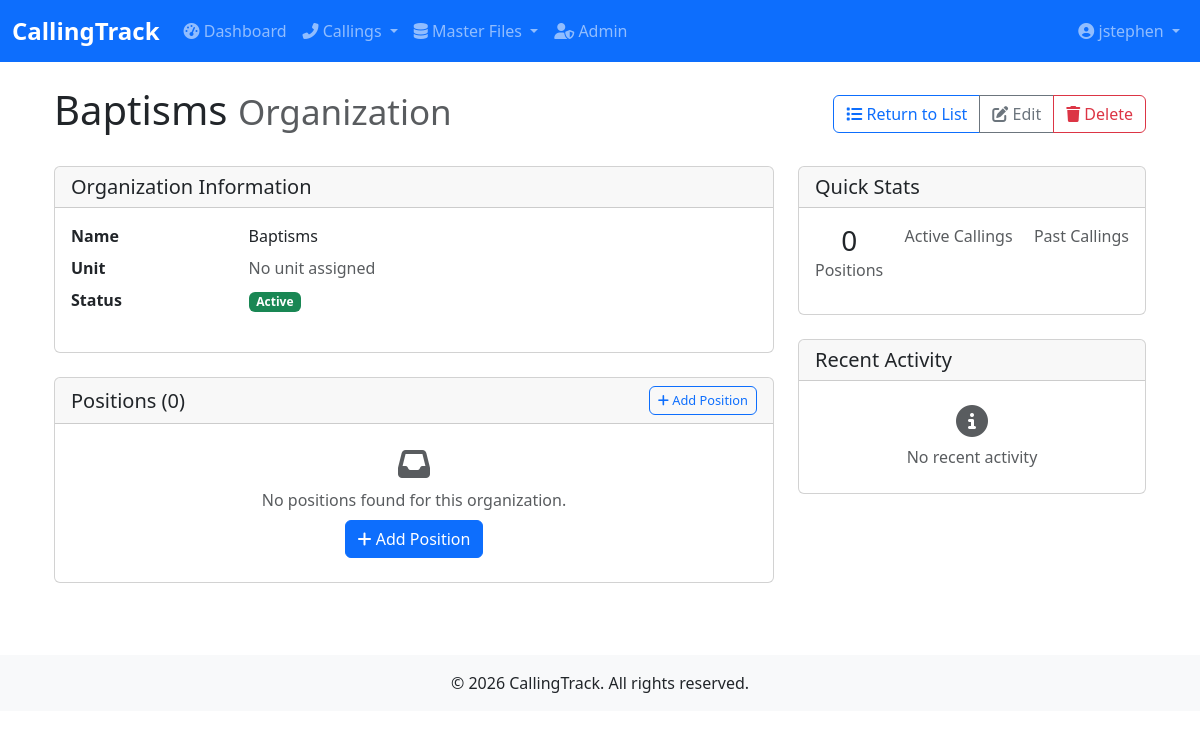
/callings/organizations/9/ (signed in), run on an earlier commit of the app's database.
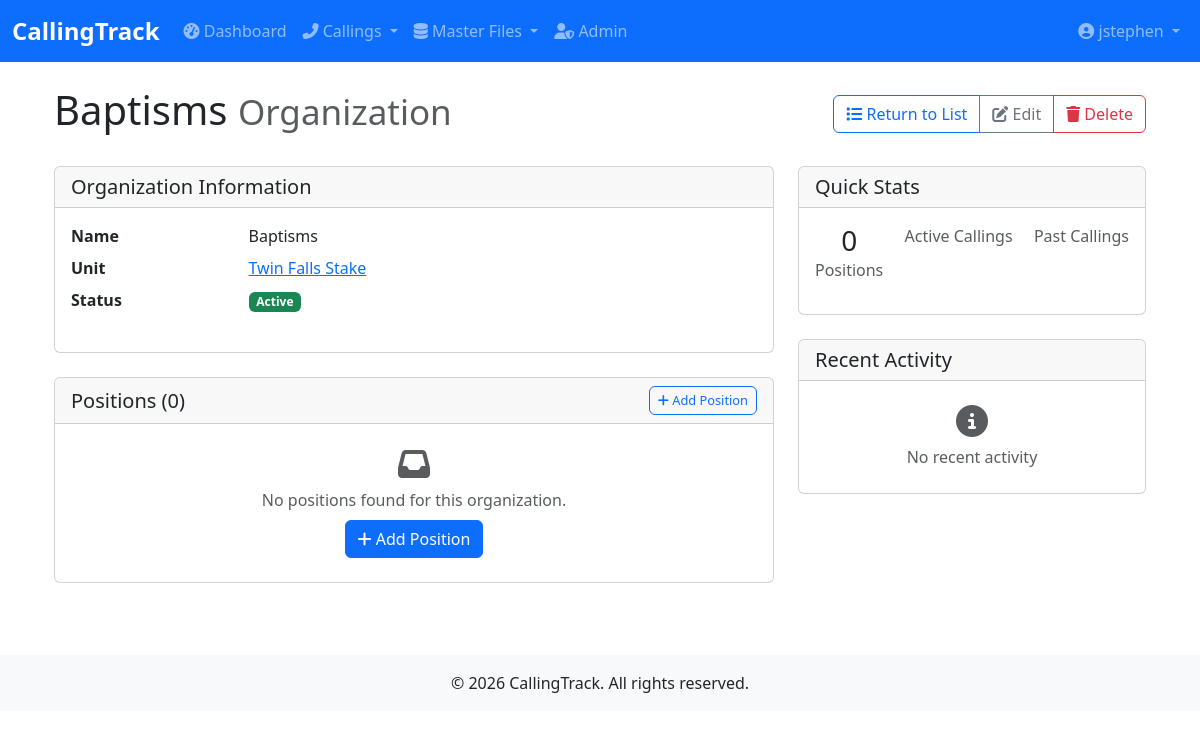
And on a later commit of the database.
### callings/models.py (models this page shows, shortened)
class Organization(models.Model):
    name = models.CharField(max_length=100, unique=True)
    description = models.TextField(blank=True, null=True)
    unit = models.ForeignKey(Unit, on_delete=models.CASCADE, related_name='organizations', null=True, blank=True)
    leader = models.CharField(max_length=200, blank=True, null=True)
    is_active = models.BooleanField(default=True, help_text="Whether this organization is currently active")
    created_at = models.DateTimeField(auto_now_add=True)
    updated_at = models.DateTimeField(auto_now=True)
    class Meta:
        ordering = ['name']

class Unit(models.Model):
    UNIT_TYPES = [
        ('WARD', 'Ward'),
        ('BRANCH', 'Branch'),
        ('STAKE', 'Stake'),
    ]
    name = models.CharField(max_length=100)
    unit_type = models.CharField(max_length=10, choices=UNIT_TYPES)
    parent_unit = models.ForeignKey('self', on_delete=models.SET_NULL, null=True, blank=True, related_name='child_units')
    meeting_time = models.TimeField(null=True, blank=True, help_text="Regular meeting time for this unit")
    location = models.CharField(max_length=200, blank=True, help_text="Physical location of the unit")
    is_active = models.BooleanField(default=True, help_text="Whether this unit is currently active")
    sort_order = models.PositiveSmallIntegerField(
        default=0,
        help_text="Order in which units should be displayed (lower numbers first)"
    )
    created_at = models.DateTimeField(auto_now_add=True)
    updated_at = models.DateTimeField(auto_now=True)
    class Meta:
        ordering = ['sort_order', 'name']

### callings/views.py (the view)
# urls.py: path('organizations/<int:pk>/', views.OrganizationDetailView.as_view(), name='organization-detail'),
class OrganizationDetailView(LoginRequiredMixin, TitleMixin, DetailView):
    model = Organization
    template_name = 'callings/organization/organization_detail.html'
    context_object_name = 'organization'
    def get_title(self):
        return f"Organization: {self.get_object().name}"

### callings/views.py (called while the page is built)
    def get_context_data(self, **kwargs):
        context = super().get_context_data(**kwargs)
        context['title'] = self.get_title()
        return context

### callings/templates/callings/organization/organization_detail.html (shortened to what the changed rows need)
{% extends 'callings/base.html' %}
{% block content %}
<div class="container">
    <div class="d-flex justify-content-between align-items-center mb-4">
        <h1>{{ object.name }} <small class="text-muted">Organization</small></h1>
        <div class="btn-group" role="group">
            <a href="{% url 'callings:organization-list' %}" class="btn btn-outline-primary">
            </a>
            <a href="{% url 'callings:organization-update' object.pk %}" class="btn btn-outline-secondary">
            </a>
            <a href="{% url 'callings:organization-delete' object.pk %}" class="btn btn-outline-danger">
            </a>
        </div>
    </div>
    <div class="row">
        <div class="col-md-8">
            <div class="card mb-4">
                <div class="card-body">
                    <dl class="row">
                        <dt class="col-sm-3">Name</dt>
                        <dd class="col-sm-9">{{ object.name }}</dd>
                        <dt class="col-sm-3">Unit</dt>
                        <dd class="col-sm-9">
                            {% if object.unit %}
                            <a href="{% url 'callings:unit-detail' object.unit.pk %}">
                                {{ object.unit.name }}
                            </a>
                            {% else %}
                            <span class="text-muted">No unit assigned</span>
                            {% endif %}
                        </dd>
                        <dt class="col-sm-3">Status</dt>
                        <dd class="col-sm-9">
                            <span class="badge bg-{% if object.is_active %}success{% else %}secondary{% endif %}">
                            </span>
                        </dd>
                    </dl>
                </div>
            </div>
        </div>
    </div>
</div>
{% endblock %}

What changed in the data, as far as the page shows it:
changed Organization "Baptisms": unit_id empty → 2 (drawn); unit.name (not shown) → "Twin Falls Stake"
Also different on the page:
text no longer shown: "No unit assigned"
